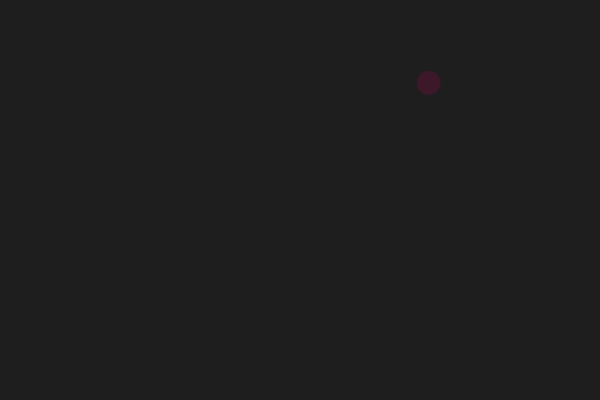
Frame 1 (no input)
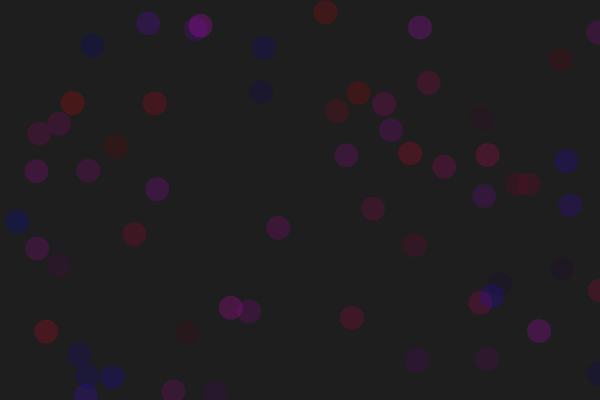
Frame 60 (no input)
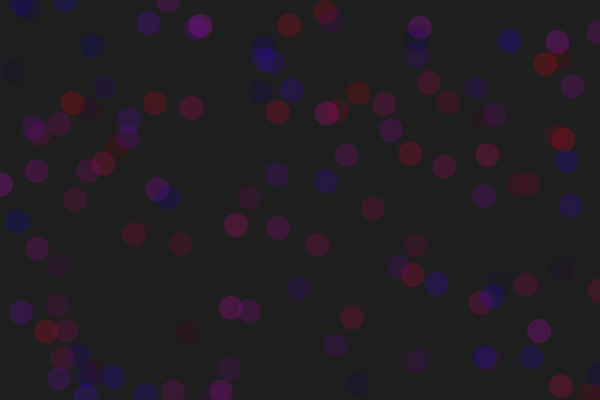
Frame 120 (the mouse pressed at the canvas centre since frame 60)

The p5.js sketch that drew these frames (run headless with seeded random() and noise() and a simulated clock; from frame 60 on, the mouse is pressed at the canvas centre):

// p5.js sketch
// ── sketch.js
var points = {
  x: 100, 
  y: 50
};

var colors = {
  r: 255, 
  g: 0, 
  b: 0
};

function setup() {
  createCanvas(600, 400);
  // background
  background(30);
 
}

function draw() {
  // randomness
  points.x = random(0, width);
  points.y = random(0, height);
  colors.r = random(0,255);
  colors.b = random(0, 255);
  
  // ellipse
  noStroke();
  fill(colors.r, colors.g, colors.b, 50);
  ellipse(points.x, points.y, 24, 24);
}
